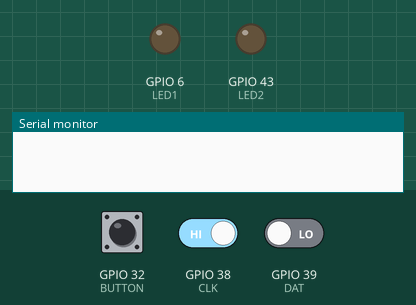
A sketch run on a simulated ESP32. On the bench: output pins drawn as LEDs (lit = HIGH), the last lines printed to the serial monitor. Dashed ring = blinking. Inputs (shaded band) come from the test bench; at power-on: GPIO 38 (CLK) HIGH, GPIO 39 (DAT) LOW, GPIO 32 (BUTTON) HIGH.

Above: at 1.2 s.
1.3 s: GPIO 38 (CLK) driven LOW
At 2.1 s:
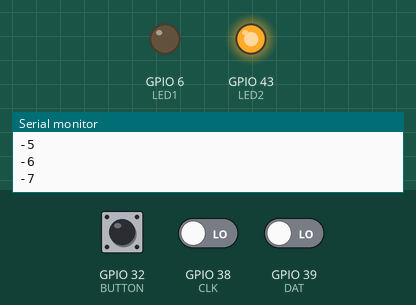
2.8 s: GPIO 39 (DAT) driven HIGH
At 3.1 s:
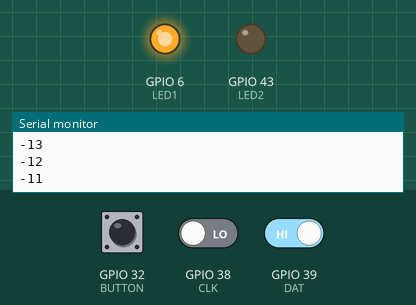
4.3 s: GPIO 32 (BUTTON) pulled LOW for 3.2 s
At 5.7 s:
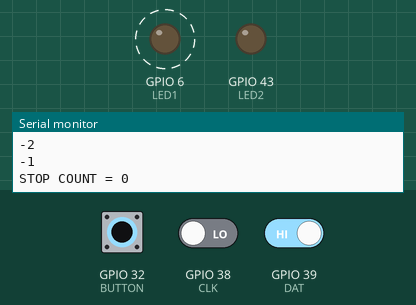
9.0 s: GPIO 32 (BUTTON) pulled LOW for 0.15 s
At 10.0 s:
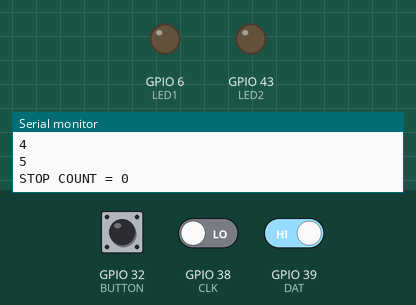
12.1 s: GPIO 32 (BUTTON) pulled LOW for 1 s
At 14.4 s:
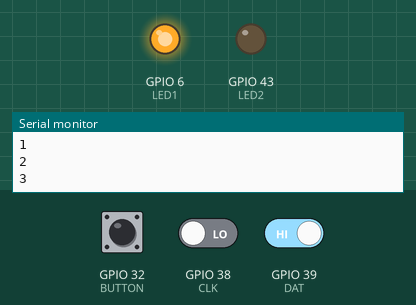
Timing chart, 0 to 15.9 s (numbered marks = the images above; inputs shaded):
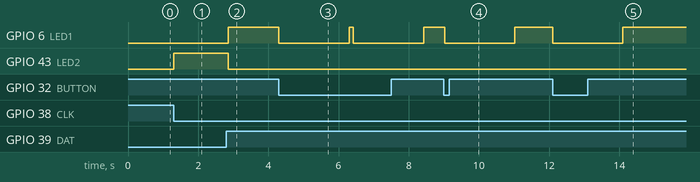

Measured:
- after the input at 1.3 s, GPIO 43 (LED2): LOW → HIGH at once
- after the input at 2.8 s, GPIO 6 (LED1): LOW → HIGH after 0.06 s; GPIO 43 (LED2): HIGH → LOW after 0.06 s
- after the input at 4.3 s, GPIO 6 (LED1): alternates HIGH for 0.12 s and LOW for 2.0 s, starting at once
- after the input at 9.0 s, GPIO 6 (LED1): HIGH → LOW at once, → HIGH 2.0 s later
- after the input at 12.1 s, GPIO 6 (LED1): HIGH → LOW at once, → HIGH 2.0 s later

The sketch:

s26_Rotarary_Encoder.ino
```cpp
/*

Ks0013 keyestudio Rotary Encoder Module
_________________________________
|  SETUP                          |
|Sensor pin  ::    Particle pin   |
|   +        ::        3.3v       |
|   -        ::        GND        |
|   CLK      ::        A2         |
|   DT       ::        A3         |
|   SW       ::        A4         |
|_________________________________|


SPECIFICATIONS:

digital module / button (when pressed)
spins indefinetely
knows which oriented the encoder is being turned
works effectively when twisted one notch at the time
might get stuck in a positive state and continue incrementing


src: https://wiki.keyestudio.com/Ks0013_keyestudio_Rotary_Encoder_Module
*/

#define CLK A2
#define DAT A3
#define BUTTON  A4 //button
#define LED1 D5
#define LED2 D6

int COUNT = 0;

void setup()
 {
  pinMode(CLK, INPUT);
  digitalWrite(2, HIGH);  // Pull High Restance
  pinMode(DAT, INPUT);
  digitalWrite(3, HIGH);  // Pull High Restance

pinMode(BUTTON, INPUT);
  digitalWrite(4, HIGH);  // Pull High Restance
  pinMode(LED1, OUTPUT);
  pinMode(LED2, OUTPUT);
   Serial.begin(9600);
 }


void loop()
{
  if  (!(digitalRead(BUTTON)))
    {
     COUNT = 0;
     Serial.println("STOP COUNT = 0");
     digitalWrite(LED1, LOW);
     digitalWrite(LED2, LOW);
     delay (2000);
    }
    if (!digitalRead(CLK)){
      RoteStateChanged();
    }
}

//-------------------------------------------
void RoteStateChanged() //When CLK  FALLING READ DAT
{
 if  (digitalRead(DAT)) // When DAT = HIGH IS FORWARD
   {
    COUNT++;
    digitalWrite(LED1, HIGH);
    digitalWrite(LED2, LOW);
    Serial.println(COUNT);
    delay(20);
   }
 else                   // When DAT = LOW IS BackRote
   {
    COUNT--;
    digitalWrite(LED2, HIGH);
    digitalWrite(LED1, LOW);
    Serial.println(COUNT);
    delay(20);
   }
   delay(100);
}
```
